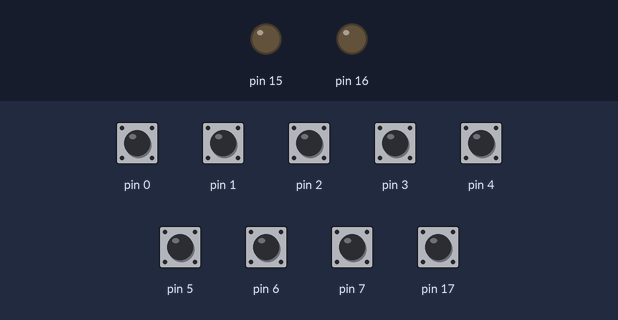
Bench run of a sketch on a simulated Arduino Uno, built with avr-gcc and run on an emulated ATmega328P. Parts: output pins drawn as LEDs (lit = HIGH). Dashed ring = blinking. The test bench sets the inputs (shaded band); at power-on: pin 0–7, pin 17 HIGH.

Above: at 1.8 s.
1.9 s: pin 1 pulled LOW for 0.15 s
At 2.5 s:
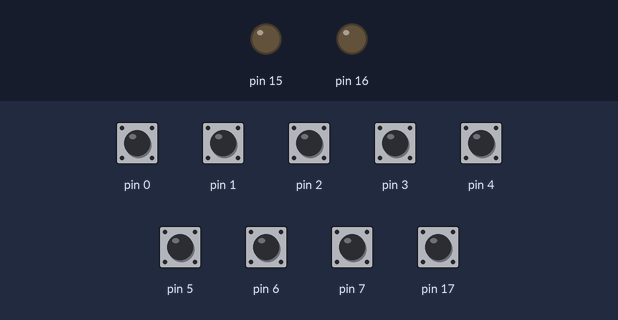
3.6 s: pin 0 pulled LOW for 1 s
At 4.24 s:
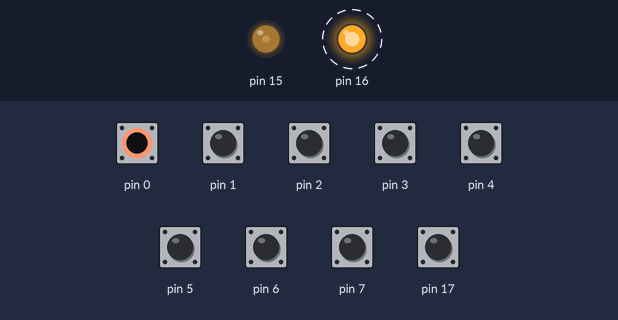
Timing chart, 0 to 6.6 s (numbered marks = the images above; inputs shaded):
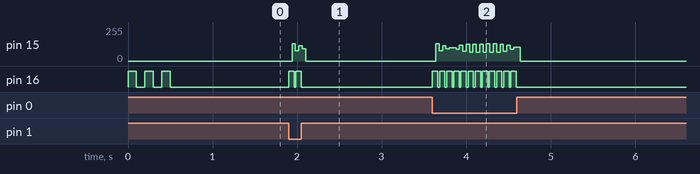

The sketch:

ir_remote.ino
```cpp
// PORTD: bit 7 -> |Bt7|Bt6|Bt5|Bt4|Bt3|Bt2|Bt1|Bt0| -> bit 0
// PORTC: bit 5 ->         | - | - |Lrn|LED|IRo|IRi|

#include <EEPROM.h>

#define BUFFER_LENGTH 64
uint8_t irbuffer[BUFFER_LENGTH];
bool irout_enable;
uint8_t current_file;

void loadfile(uint8_t filenum)
{
  if (current_file == filenum)
    return;
  uint16_t address = BUFFER_LENGTH * (uint16_t)filenum;
  for (uint8_t i = 0; i < BUFFER_LENGTH; i++, address++)
    irbuffer[i] = EEPROM.read(address);
  current_file = filenum;
}

void savefile(uint8_t filenum)
{
  uint16_t address = BUFFER_LENGTH * (uint16_t)filenum;
  for (uint8_t i = 0; i < BUFFER_LENGTH; i++, address++)
    EEPROM.write(address, irbuffer[i]);
  current_file = filenum;
}

void setup()
{
  DDRC = 0x06;    // led and ir out are configured for output
  PORTC = 0x08;   // pullup enabled for learn button
  DDRD = 0x00;    // all buttons are inputs
  PORTD = 0xff;   // all pullups enabled
  for (int i = 0; i < 6; i++)
  {
    PORTC ^= 0x04;
    delay(100);
  }
  irout_enable = false;
  noInterrupts();
  TCCR1A = 0;
  TCCR1B = 0;
  TCNT1 = 0;

  OCR1A = 210;          // compare match register 16MHz/210 = 76kHz
  TCCR1B |= 1 << WGM12;  // CTC mode
  TCCR1B |= 1 << CS10;   // no prescale
  TIMSK1 |= 1 << OCIE1A; // enable timer output compare interrupt
  interrupts();
  loadfile(0);
}

ISR(TIMER1_COMPA_vect)
{
  if (irout_enable)
    PORTC ^= 0x02;
  else
    PORTC &= ~0x02;
}

void loop()
{
  if (PIND == 0xff) // no function buttons pressed
    return;
  uint8_t function_number = 0;
  while ((PIND >> function_number) & 0x01)
    function_number++;
  if (PINC & 0x08) // learn button not pressed
  {
    loadfile(function_number);
    PINC |= 0x04; // switch LED on
    for (uint8_t i = 0; i < BUFFER_LENGTH; i++)
    {
      uint8_t c = irbuffer[i];
      for (uint8_t bitcount = 0; bitcount < 8; bitcount++)
      {
        irout_enable = c & 0x80;
        c = c << 1;
        delayMicroseconds(100);
      }
    }
    PORTC = PORTC & ~0x04;  // switch off LED and IRout
    irout_enable = false;
  }
  else // learn button is pressed
  {
    while (PINC & 0x01)
      PORTC ^= 0x04;
    PORTC |= 0x04;
    for (uint8_t i = 0; i < BUFFER_LENGTH; i++)
    {
      uint8_t c = 0;
      for (uint8_t count = 0; count < 8; count++)
      {
        c = (c << 1) | (PINC & 0x01);
        delayMicroseconds(100);
      }
      irbuffer[i] = ~c;
    }
    savefile(function_number);
    PORTC &= ~0x04;
  }
  delay(20);
}
```

Measured:
- after the input at 1.9 s, pin 16: alternates HIGH for 0.06 s and LOW for 0.02 s, 4 changes in all, then stays LOW, starting at once
